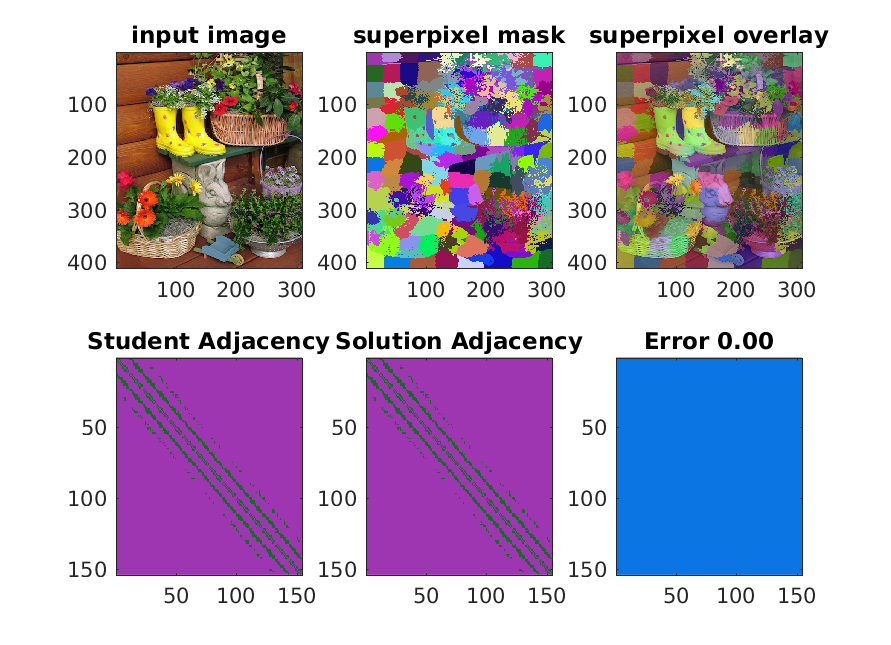
%> input picture Homework/hw5/q2_result.png, 891 x 645 px, given in place of veggie-stand.jpg, which was not available
$ octave q1.m   (GNU Octave 9; MATLAB toolbox functions it lacks are replaced by stand-ins)
%> lines starting %> are read from the running program, lines starting %| are printed output that depends on the picture; pictures that were not available may be replaced by others from this repository, and a replacement may not be noted
### Homework/hw5/slic.m
function [S,Copt] = slic(image,k)

% function [S,Copt] = slic(image,numsegs)
%     EECS 442 Computer Vision;
%     Jason Corso
%
% Implementation of Achanta et al. "SLIC Superpixels Compared
%  to State-of-the-art Superpixel Methods" PAMI 2011.
% Notation is directly from this paper when possible.
%
% k is the number of segments
% S is an index image with a unique id associated with each segments
% Copt is the structure array describing the segment information
%    it is an optional output
%    See lines 34-44 of this code to understand what is represented
%    by the superpixel Copt structure


[r,c,b] = size(image);
N = r*c;
SD = floor(sqrt(N/k));

%fprintf('r=%d,c=%d,N=r*c=%d\n',r,c,N);
%fprintf('S=%d\n',S);

% convert the image to Lab space
I = RGB2Lab(image);
IL = I(:,:,1);   %[min(min(IL)) max(max(IL))]
Ia = I(:,:,2);   %[min(min(Ia)) max(max(Ia))]
Ib = I(:,:,3);   %[min(min(Ib)) max(max(Ib))]
dy = conv2(IL,fspecial('sobel'),'same');
dx = conv2(IL,fspecial('sobel')','same');

% set up how we will store the cluster centers
C = struct( 'index',{}...
           ,'l'    ,{}... % mean L in Lab
           ,'a'    ,{}... % mean a in Lab
           ,'b'    ,{}... % mean b in Lab
           ,'x'    ,{}... % mean x
           ,'y'    ,{}... % mean y
           ,'x_sub',{}... % subpixel x
           ,'y_sub',{}... % subpixel y
           ,'fv'   ,{}... % a feature vector that will get used later
          );

% initialize the seed points
i=1;
for y=floor(SD/2):SD:r
    for x=floor(SD/2):SD:c
        C(i).index = i;
        C(i).x = x;
        C(i).y = y;
        C(i).l = IL(y,x);
        C(i).a = Ia(y,x);
        C(i).b = Ib(y,x);
        i = i + 1;
    end
end
clear i x y;

% assert length(centers) = k
k = length(C);

% recenter seed points
M = dx.*dx+dy.*dy;
for i = 1:k
    minr = max(1,C(i).y-1);
    minc = max(1,C(i).x-1);
    maxr = min(r,C(i).y+1);
    maxc = min(c,C(i).x+1);
    g = M(minr:maxr,minc:maxc);

    [~,ix] = min(g(:));
    [y,x] = ind2sub([3 3],ix);
    y = C(i).y+y-2;
    x = C(i).x+x-2;
    C(i).x = x;
    C(i).y = y;
    C(i).l = IL(y,x);
    C(i).a = Ia(y,x);
    C(i).b = Ib(y,x);
end

% initialize other variables
% label l
S = ones(r,c)*-1;
% distance
d = inf(r,c);
% residual error
E = 1e20;
% m -- scalar weight on the distance function
m = 20;
m2overS2 = m*m/(SD*SD);   % m^2 / S^2

% main loop of algorithm
for iteration=1:12

    % loop over cluster centers
    for i = 1:k

        minr = max(1,C(i).y-SD);
        minc = max(1,C(i).x-SD);
        maxr = min(r,C(i).y+SD);
        maxc = min(c,C(i).x+SD);

        % this is how big di will ultimately be
        %D = zeros(maxr-minr+1,maxc-minc+1);

        li = I(minr:maxr,minc:maxc,1);
        ai = I(minr:maxr,minc:maxc,2);
        bi = I(minr:maxr,minc:maxc,3);
        [xi,yi] = meshgrid(minc:maxc,minr:maxr);

        dc2 = (li-C(i).l).*(li-C(i).l) + ...
              (ai-C(i).a).*(ai-C(i).a) + ...
              (bi-C(i).b).*(bi-C(i).b) ;

        ds2 = (xi-C(i).x).*(xi-C(i).x) + ...
              (yi-C(i).y).*(yi-C(i).y) ;
        ds2 = ds2*m2overS2;

        % D is actually squared distance from paper
        D = dc2+ds2;

        % update records of membership
        [updates_r,updates_c] = find(D < d(minr:maxr,minc:maxc));
        updates_i = sub2ind(size(D),updates_r,updates_c);

        % indices into the bigger image records
        updates_R = minr + updates_r - 1;
        updates_C = minc + updates_c - 1;
        updates_I = sub2ind([r,c],updates_R,updates_C);

        d(updates_I) = D(updates_i);
        S(updates_I) = i;

    end

    % update the clusters and compute the residual error
    err = 0;
    for i = 1:k

        pixels = find(S==i);
        [pixels_r,pixels_c] = ind2sub([r,c],pixels);

        new_y = mean(pixels_r);
        new_x = mean(pixels_c);
        new_l = mean(IL(pixels));
        new_a = mean(Ia(pixels));
        new_b = mean(Ib(pixels));

        err = err + hypot(new_y-C(i).y,new_x-C(i).x);

        C(i).x_sub = new_x;
        C(i).y_sub = new_y;
        C(i).x = min(max(1,round(new_x)),c);
        C(i).y = min(max(1,round(new_y)),r);
        C(i).l = new_l;
        C(i).a = new_a;
        C(i).b = new_b;

    end

    % check residual
    if (E-err) < 1
       break;
    else
        E = err;
    end

end


% finish
if nargout==2
    Copt = C;
end

### Homework/hw5/RGB2Lab.m
function [L,a,b] = RGB2Lab(R,G,B)
%RGB2LAB Convert an image from RGB to CIELAB
%
% function [L, a, b] = RGB2Lab(R, G, B)
% function [L, a, b] = RGB2Lab(I)
% function I = RGB2Lab(...)
%
% RGB2Lab takes red, green, and blue matrices, or a single M x N x 3 image,
% and returns an image in the CIELAB color space.  RGB values can be
% either between 0 and 1 or between 0 and 255.  Values for L are in the
% range [0,100] while a and b are roughly in the range [-110,110].  The
% output is of type double.
%
% This transform is based on ITU-R Recommendation BT.709 using the D65
% white point reference. The error in transforming RGB -> Lab -> RGB is
% approximately 10^-5.
%
% See also LAB2RGB.

% By Mark Ruzon from C code by Yossi Rubner, 23 September 1997.
% Updated for MATLAB 5 28 January 1998.
% Updated for MATLAB 7 30 March 2009.

if nargin == 1
  B = double(R(:,:,3));
  G = double(R(:,:,2));
  R = double(R(:,:,1));
end

if max(max(R)) > 1.0 || max(max(G)) > 1.0 || max(max(B)) > 1.0
  R = double(R) / 255;
  G = double(G) / 255;
  B = double(B) / 255;
end


% Set a threshold
T = 0.008856;

[M, N] = size(R);
s = M * N;
RGB = [reshape(R,1,s); reshape(G,1,s); reshape(B,1,s)];

% RGB to XYZ
MAT = [0.412453 0.357580 0.180423;
       0.212671 0.715160 0.072169;
       0.019334 0.119193 0.950227];
XYZ = MAT * RGB;

% Normalize for D65 white point
X = XYZ(1,:) / 0.950456;
Y = XYZ(2,:);
Z = XYZ(3,:) / 1.088754;

XT = X > T;
YT = Y > T;
ZT = Z > T;

Y3 = Y.^(1/3);

fX = XT .* X.^(1/3) + (~XT) .* (7.787 .* X + 16/116);
fY = YT .* Y3 + (~YT) .* (7.787 .* Y + 16/116);
fZ = ZT .* Z.^(1/3) + (~ZT) .* (7.787 .* Z + 16/116);

L = reshape(YT .* (116 * Y3 - 16.0) + (~YT) .* (903.3 * Y), M, N);
a = reshape(500 * (fX - fY), M, N);
b = reshape(200 * (fY - fZ), M, N);

if nargout < 2
  L = cat(3,L,a,b);
end

### Homework/hw5/histvec.m
function v = histvec(image,mask,b)

% function v = histvec(image,mask,b)
%
%     EECS 442 Computer Vision;
%     Jason Corso
%
%  For each channel in the image, compute a b-bin histogram (uniformly space
%  bins in the range 0:1) of the pixels in image where the mask is true.
%  Then, concatenate the vectors together into one column vector (first
%  channel at top).
%
%  mask is a matrix of booleans the same size as image.
%
%  normalize the histogram of each channel so that it sums to 1.
%
%  You CAN use the hist function.
%  You MAY loop over the channels.

chan = size(image,3);

c = 1/b;       % bin offset
x = c/2:c:1;   % bin centers


%%%%% IMPLEMENT below this line into a 3*b by 1 vector  v
%%  3*b because we have a color image and you have a separate
%%  histogram per color channel
v=[];
% positions=[mod(find(mask),size(mask,1)),floor(find(mask)/size(mask,1))];
[row,col]=find(mask);
for i=1:chan
    vv=zeros(length(row),1);
    for j=1:length(row)
        vv(j)=image(row(j),col(j),i);
    end
    N=hist(vv,x);
    v=[v; N'/sum(N)];
end

### Homework/hw5/q1.m
% Q1 example on an image

%% load the image
%im = double(imread('porch1.png'))/255;

im = double(imread('veggie-stand.jpg'))/255;

% [9 lines of commented-out code are left out]


%% first compute the superpixels on the image we loaded
[S,C] = slic(im,144);
%> in RGB2Lab, `R = double(R(:,:,1));`:
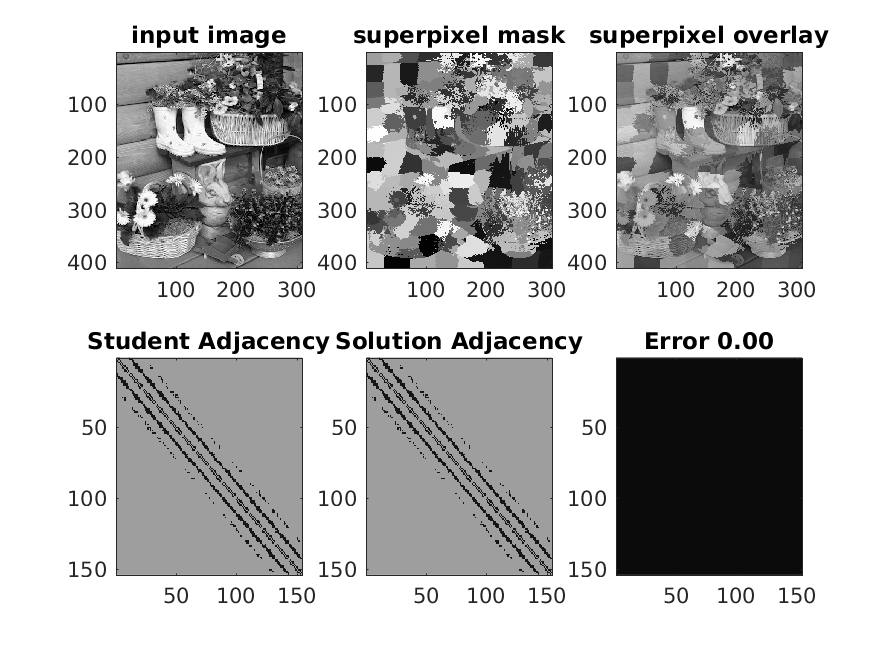
%> R: size 645x891 double; min 0, max 1, mean 0.736
%> in RGB2Lab, `XT = X > T;`: XT = 574695 logical values, 568301 true
%> in RGB2Lab, `YT = Y > T;`: YT = 574695 logical values, 568285 true
%> in RGB2Lab, `ZT = Z > T;`: ZT = 574695 logical values, 567995 true
%> in RGB2Lab, `L = cat(3,L,a,b);`:
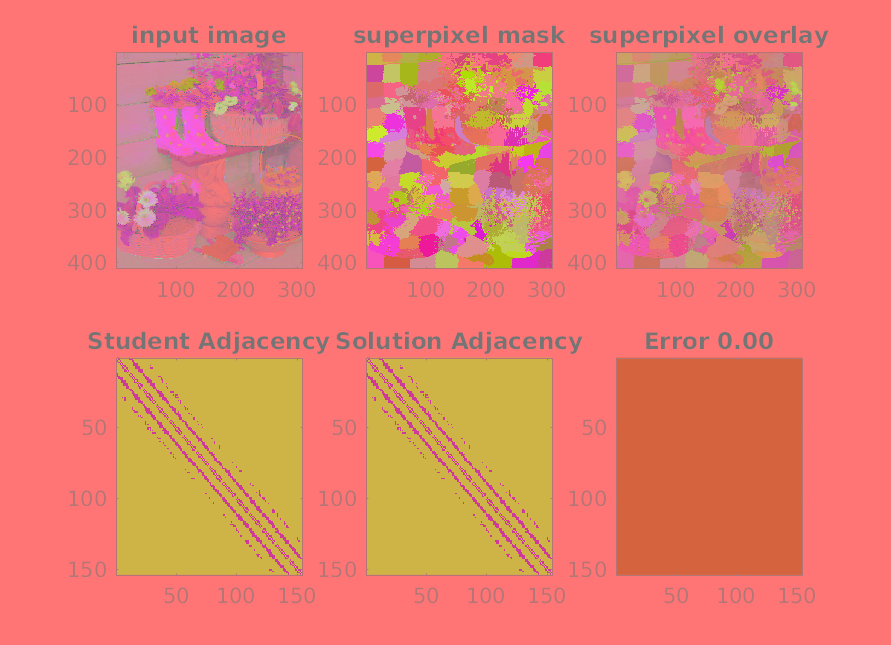
%> L: size 645x891x3 double; mean R, G, B 84.1, 5.6, -5; drawn with min black and max white
%> in slic, `dx = conv2(IL,fspecial('sobel')','same');`:
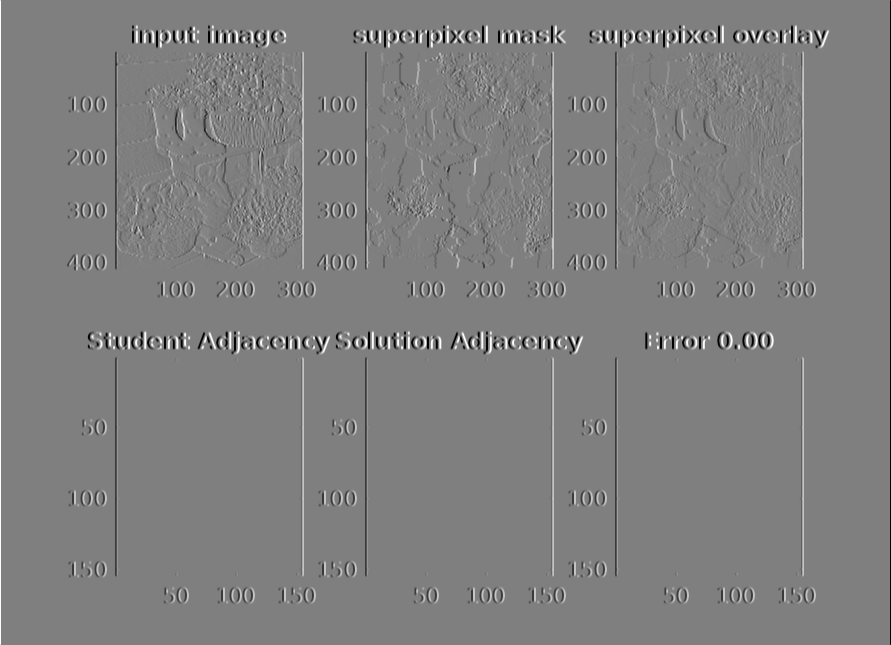
%> dx: size 645x891 double; min -400, max 400, mean 0; mean of the top-left, top-right, bottom-left and bottom-right quarters 0.6, -0.6, 0.5, -0.5; drawn with min black and max white
%> after the loop in slic, `for y=floor(SD/2):SD:r`: C = 140 items; first 5, index, l, a, b and x: 1 100 0 0 31, 2 100 0 0 94, 3 99.39 0 0 157, 4 68.91 0 0 220, 5 97.84 0 0 283; i = 141
%> in slic, `k = length(C);`: k = 140
%> in slic, `M = dx.*dx+dy.*dy;`:
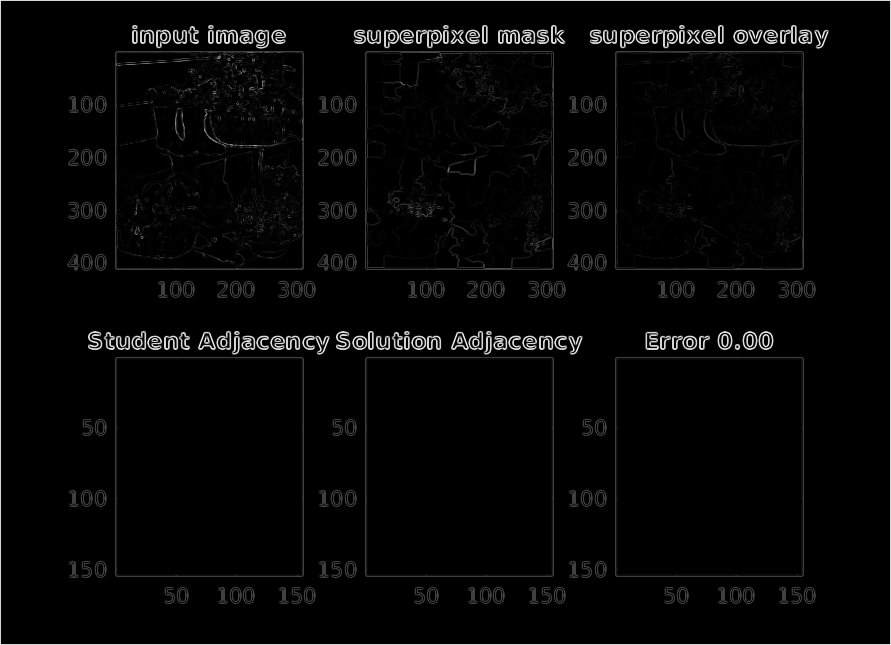
%> M: size 645x891 double; min 0, max 189200.5, mean 5090.4; drawn with min black and max white
%> the loop in slic, `for i = 1:k` made 140 passes
%> (minr, minc, maxr, maxc, g, ix, y, x) on passes 1, 2, 6, 9, 12, 14, 15: (30, 30, 32, 32, [0 0 0; 0 0 0; 0 0 0], 1, 30, 30), (30, 93, 32, 95, [0 0 0; 0 0 0; 0 0 0], 1, 30, 93), (30, 345, 32, 347, [0 0 0; 0 0 0; 0 0 0], 1, 30, 345), (30, 534, 32, 536, [9.36 0 0; 13789.8 259.6 0; 113220 13789.8 9.36], 4, 30, 535), (30, 723, 32, 725, [160000 104995 0; 160000 104995 0; 160000 104995 0], 7, 30, 725), (30, 849, 32, 851, [0 0 0; 0 0 0; 0 0 0], 1, 30, 849), (93, 30, 95, 32, [0 0 0; 0 0 0; 0 0 0], 1, 93, 30)
%> (minr, minc, maxr, maxc, ix, y, x) on passes 3, 4, 5, 7, 8, 10: (30, 156, 32, 158, 1, 30, 156), (30, 219, 32, 221, 7, 30, 221), (30, 282, 32, 284, 7, 30, 284), (30, 408, 32, 410, 3, 32, 408), (30, 471, 32, 473, 9, 32, 473), (30, 597, 32, 599, 3, 32, 597)
%> after the loop in slic, `for i = 1:k`: C = 140 items; first 5, index, l, a, b and x: 1 100 0 0 30, 2 100 0 0 93, 3 100 0 0 156, 4 100 0 0 221, 5 100 0 0 284
%> the loop in slic, `for iteration=1:12` made 8 passes
%> E on passes 1 to 7: 1447.6, 576.7, 254.8, 115.3, 81.62, 71.03, 57.96
%> after the loop in slic, `for iteration=1:12`:
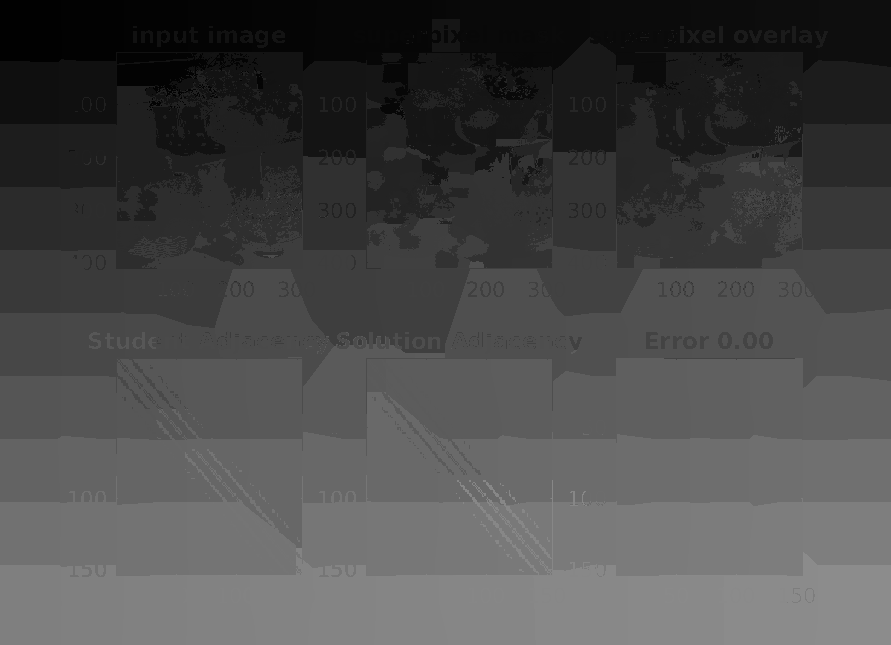
%> S: size 645x891 double; min 1, max 140, mean 72.9
%> after the loop in slic, `for iteration=1:12`:
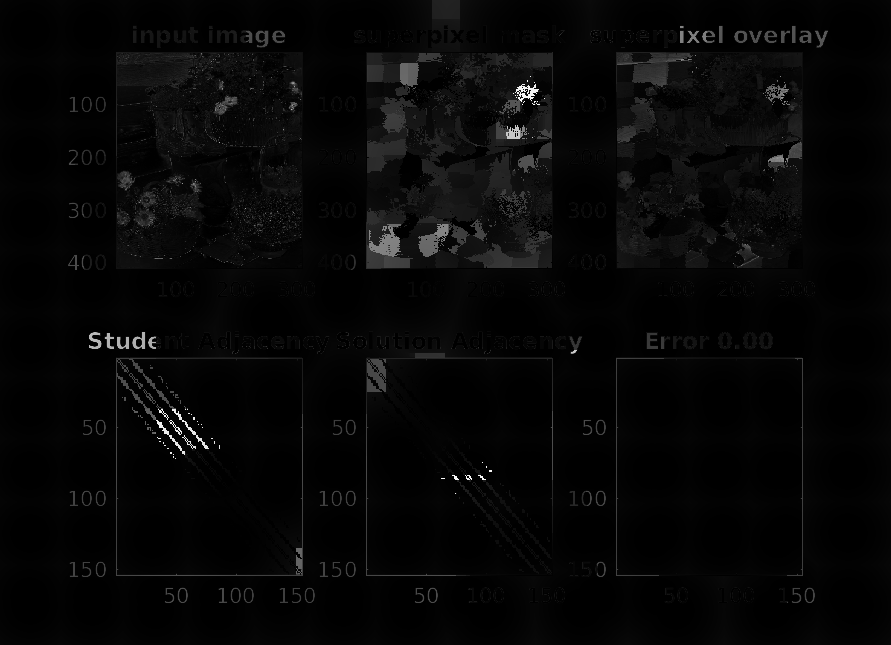
%> d: size 645x891 double; min 0, max 9483.7, mean 260; drawn with min black and max white
%> after the loop in slic, `for iteration=1:12`: C = 140 items; first 5, index, l, a, b and x: 1 100 0 0 31, 2 100 0 0 93, 3 83.74 6.17 12.15 157, 4 97.59 -0.398 1.65 222, 5 99.73 0.0271 0.0495 287
%> in slic, `Copt = C;`: Copt has the same summary as C
cmap = rand(max(S(:)),3);
mainfig = figure;
subplot(2,3,1); imagesc(im); title('input image')
subplot(2,3,2); imagesc(S);  title('superpixel mask');
colormap(cmap);

lambda=0.5;
subplot(2,3,3); imagesc(ind2rgb(S,cmap)*lambda+im*(1-lambda));  title('superpixel overlay');
%> after `title('superpixel overlay')`:
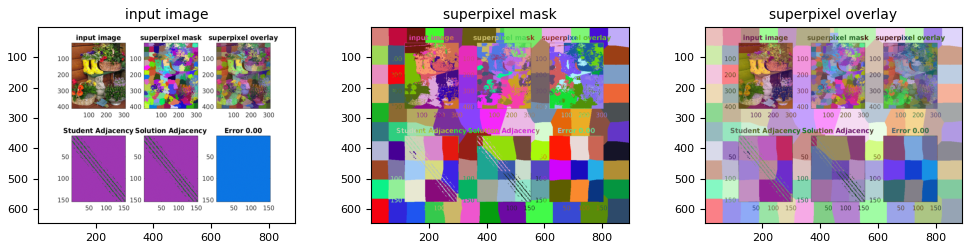
%> figure redrawn from the program's plot data, 3 panels

%% compute histograms on a superpixel, plot and compare

h_student = histvec(im,S==88,10);
%> in histvec, `[row,col]=find(mask);`: row = 4946 values from 360 to 439; col = 4946 values from 182 to 250
%> the loop in histvec, `for i=1:chan` made 3 passes
%> N on passes 2 to 3: [0 1 4945 0 0 0 0 0 0 0], [0 0 0 0 1 0 4945 0 0 0]
%> (N, v) on pass 1: ([0 0 0 1 0 0 4945 0 0 0], [0; 0; 0; 0.000202; 0; 0; 1; 0; 0; 0])
%> after the loop in histvec, `for i=1:chan`: v = 30 values, max 1 at index 7, min 0 at index 1, mean 0.1; vv = 4946 values, max 0.698 at index 1, min 0.424 at index 4041, mean 0.698
%> h_student has the same summary as v in histvec
%> (the run ends here)
